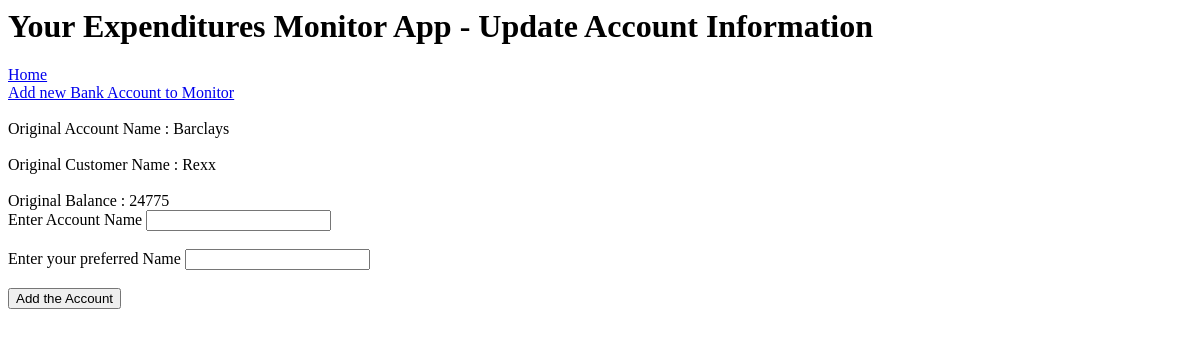
The page /update_account_information/1 on the database as committed earlier.
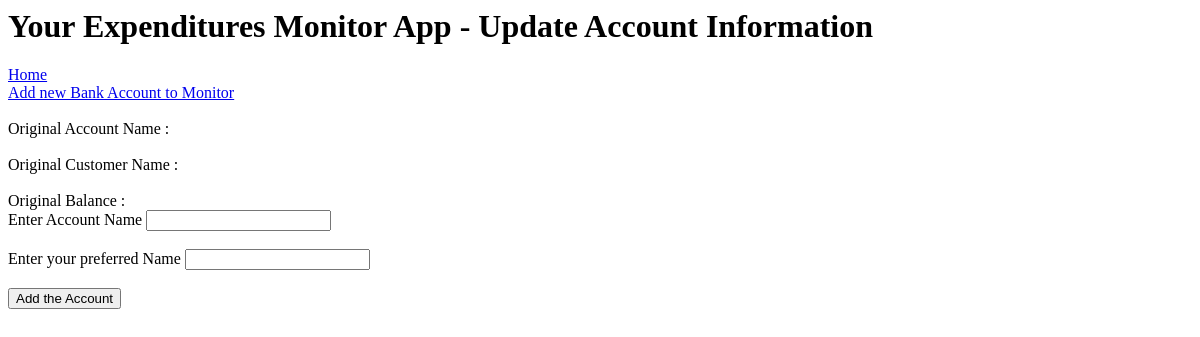
The same page on the database as committed later.
### application/models.py (models this page shows)
class Accounts(db.Model):
    id = db.Column(db.Integer, primary_key=True)
    balance = db.Column(db.Integer)
    account_name = db.Column(db.String(30), nullable=False)
    cust_name = db.Column(db.String(30), nullable=False)
    transactions = db.relationship('Transaction', backref='accounts' , lazy='dynamic')

### application/routes.py (the view)
@app.route('/update_account_information/<int:id>',  methods=['GET','POST'])
def update(id):
    form = HomeForm()
    account = Accounts.query.filter_by(id=id).first()
    if request.method =="POST":
        account.account_name = form.account.data
        account.cust_name = form.customer.data
        db.session.commit()
        return redirect(url_for("customer_home"))
    return render_template("update_account_information.html", form=form, title="Update Account Information", account=account)

### application/forms.py
class HomeForm(FlaskForm):
    account = StringField('Enter Account Name', validators=[DataRequired()])
    customer = StringField('Enter your preferred Name', validators=[DataRequired()])
    balance = IntegerField('Enter Initial Balance', validators=[DataRequired()])
    submit = SubmitField('Add the Account')

### application/templates/update_account_information.html (shortened to what this page needs)
{% extends "layout.html" %}
{% block body %}
<br><br>
Original Account Name : {{ account.account_name }}
<br><br>
Original Customer Name : {{ account.cust_name }}
<br><br>
Original Balance : {{ account.balance }}
<form action='' method='POST'>
    {{ form.account.label }} {{ form.account}} <br><br>
    {{ form.customer.label }} {{ form.customer }}<br><br>
    {{form.submit}}
</form>
{% endblock body %}

Rows that differ between the two databases and show on the page:
removed Accounts: account_name "Barclays", cust_name "Rexx", balance "24775"
